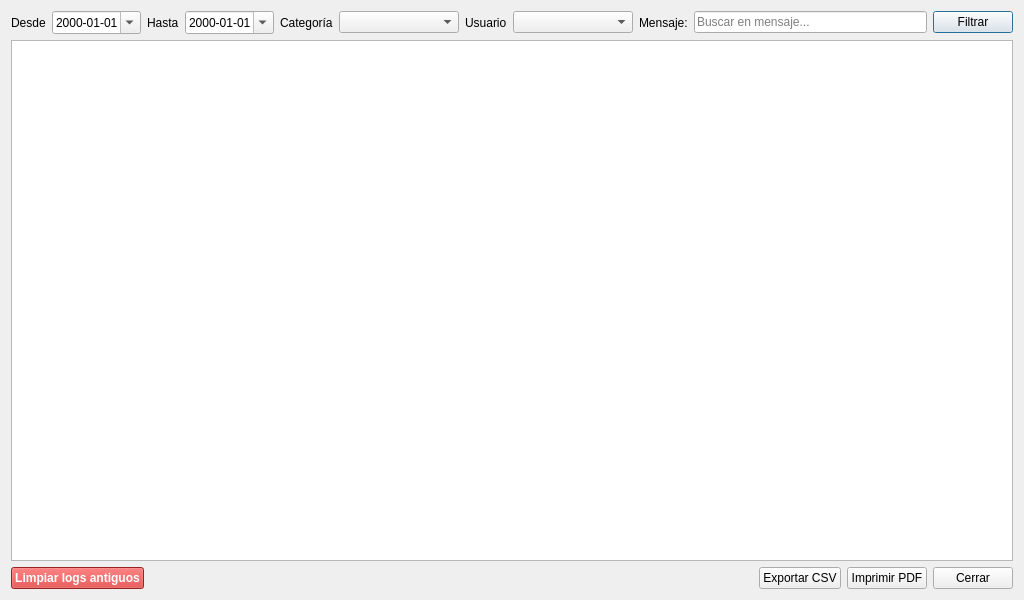
<?xml version="1.0" encoding="UTF-8"?>
<ui version="4.0">
 <class>VisorLog</class>
 <widget class="QDialog" name="VisorLog">
  <property name="geometry">
   <rect>
    <x>0</x>
    <y>0</y>
    <width>1024</width>
    <height>600</height>
   </rect>
  </property>
  <property name="windowTitle">
   <string>Visor de Logs del Sistema</string>
  </property>
  <property name="windowIcon">
   <iconset resource="recursos.qrc">
    <normaloff>:/imagenes/Emeicjac logo.jpg</normaloff>:/imagenes/Emeicjac logo.jpg</iconset>
  </property>
  <layout class="QGridLayout" name="gridLayout">
   <item row="0" column="0">
    <layout class="QHBoxLayout" name="horizontalLayoutFiltros">
     <item>
      <widget class="QLabel" name="lblDesde">
       <property name="text">
        <string>Desde</string>
       </property>
       <property name="buddy">
        <cstring>dateEditDesde</cstring>
       </property>
      </widget>
     </item>
     <item>
      <widget class="QDateEdit" name="dateEditDesde">
       <property name="displayFormat">
        <string>yyyy-MM-dd</string>
       </property>
       <property name="calendarPopup">
        <bool>true</bool>
       </property>
      </widget>
     </item>
     <item>
      <widget class="QLabel" name="lblHasta">
       <property name="text">
        <string>Hasta</string>
       </property>
       <property name="buddy">
        <cstring>dateEditHasta</cstring>
       </property>
      </widget>
     </item>
     <item>
      <widget class="QDateEdit" name="dateEditHasta">
       <property name="displayFormat">
        <string>yyyy-MM-dd</string>
       </property>
       <property name="calendarPopup">
        <bool>true</bool>
       </property>
      </widget>
     </item>
     <item>
      <widget class="QLabel" name="lblCategoria">
       <property name="text">
        <string>Categoría</string>
       </property>
       <property name="buddy">
        <cstring>comboBoxCategoria</cstring>
       </property>
      </widget>
     </item>
     <item>
      <widget class="QComboBox" name="comboBoxCategoria">
       <property name="minimumSize">
        <size>
         <width>120</width>
         <height>0</height>
        </size>
       </property>
      </widget>
     </item>
     <item>
      <widget class="QLabel" name="lblUsuario">
       <property name="text">
        <string>Usuario</string>
       </property>
       <property name="buddy">
        <cstring>comboBoxUsuario</cstring>
       </property>
      </widget>
     </item>
     <item>
      <widget class="QComboBox" name="comboBoxUsuario">
       <property name="minimumSize">
        <size>
         <width>120</width>
         <height>0</height>
        </size>
       </property>
      </widget>
     </item>
     <item>
      <widget class="QLabel" name="lblBuscar">
       <property name="text">
        <string>Mensaje:</string>
       </property>
      </widget>
     </item>
     <item>
      <widget class="QLineEdit" name="lineEditBuscar">
       <property name="placeholderText">
        <string>Buscar en mensaje...</string>
       </property>
       <property name="clearButtonEnabled">
        <bool>true</bool>
       </property>
      </widget>
     </item>
     <item>
      <widget class="QPushButton" name="pushButtonFiltrar">
       <property name="text">
        <string>Filtrar</string>
       </property>
       <property name="autoDefault">
        <bool>true</bool>
       </property>
      </widget>
     </item>
    </layout>
   </item>
   <item row="1" column="0">
    <widget class="QTableView" name="tableView">
     <property name="alternatingRowColors">
      <bool>true</bool>
     </property>
     <property name="selectionMode">
      <enum>QAbstractItemView::SelectionMode::SingleSelection</enum>
     </property>
     <property name="selectionBehavior">
      <enum>QAbstractItemView::SelectionBehavior::SelectRows</enum>
     </property>
     <property name="sortingEnabled">
      <bool>false</bool>
     </property>
    </widget>
   </item>
   <item row="2" column="0">
    <layout class="QHBoxLayout" name="horizontalLayoutAcciones">
     <item>
      <widget class="QPushButton" name="pushButtonLimpiar">
       <property name="styleSheet">
        <string notr="true">background-color: #d32f2f; color: white; font-weight: bold;</string>
       </property>
       <property name="text">
        <string>Limpiar logs antiguos</string>
       </property>
       <property name="autoDefault">
        <bool>false</bool>
       </property>
      </widget>
     </item>
     <item>
      <spacer name="horizontalSpacer">
       <property name="orientation">
        <enum>Qt::Orientation::Horizontal</enum>
       </property>
       <property name="sizeHint" stdset="0">
        <size>
         <width>40</width>
         <height>20</height>
        </size>
       </property>
      </spacer>
     </item>
     <item>
      <widget class="QPushButton" name="pushButtonCSV">
       <property name="text">
        <string>Exportar CSV</string>
       </property>
       <property name="autoDefault">
        <bool>false</bool>
       </property>
      </widget>
     </item>
     <item>
      <widget class="QPushButton" name="pushButtonImprimir">
       <property name="text">
        <string>Imprimir PDF</string>
       </property>
       <property name="autoDefault">
        <bool>false</bool>
       </property>
      </widget>
     </item>
     <item>
      <widget class="QPushButton" name="pushButtonCerrar">
       <property name="text">
        <string>Cerrar</string>
       </property>
       <property name="autoDefault">
        <bool>false</bool>
       </property>
      </widget>
     </item>
    </layout>
   </item>
  </layout>
 </widget>
 <resources>
  <include location="recursos.qrc"/>
 </resources>
 <connections>
  <connection>
   <sender>pushButtonCerrar</sender>
   <signal>clicked()</signal>
   <receiver>VisorLog</receiver>
   <slot>close()</slot>
   <hints>
    <hint type="sourcelabel">
     <x>963</x>
     <y>569</y>
    </hint>
    <hint type="destinationlabel">
     <x>963</x>
     <y>8</y>
    </hint>
   </hints>
  </connection>
 </connections>
</ui>
